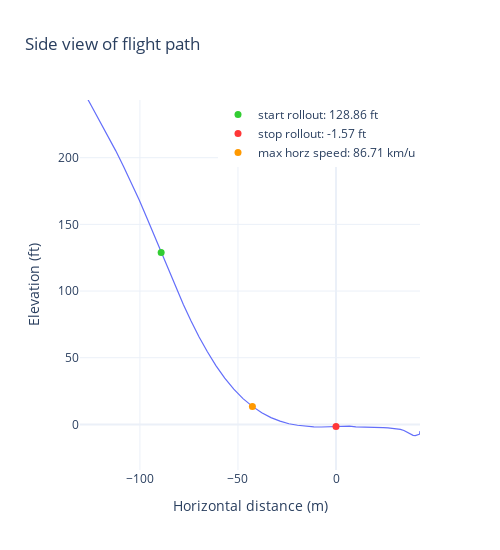

Notebook source saved alongside this figure:
### Markdown cell above
### Side View Of Flight Path

A profile view of the flight path: This perspective offers a clear observation of the landing's rollout, revealing the steepness and proximity to the gate during the approach. Additionally, it provides insight into the altitude at which the maneuver was initiated.

### Code cell
landing_viz.plt_side_view()

### Figure 1 — Plotly figure (JSON) as saved in the notebook; plotly's stock layout.template omitted (floating-point values rounded to 4 significant figures)
{"data": [{"hovertemplate": "Elevation: %{y:.2f} ft <extra></extra>", "line": {"color": "#636EFA", "width": 1.2}, "name": "Elevation", "showlegend": false, "type": "scatter", "x": [-213.5, -210.9, -208.4, -205.9, -203.2, -200.6, -198.0, -195.5, -193.0, -190.4, -187.8, -185.2, -182.6, -179.9, -177.1, -174.2, -171.3, -168.3, -165.3, -162.2, -159.0, -155.6, -152.2, -148.6, -144.8, -140.9, -136.9, -132.9, -128.8, -124.7, -120.6, -116.5, -112.4, -108.3, -104.3, -100.3, -96.53, -92.84, -89.16, -85.41, -81.65, -77.85, -73.91, -69.81, -65.57, -61.23, -56.74, -52.12, -47.41, -42.62, -37.85, -33.16, -28.53, -24.01, -19.61, -15.36, -11.29, -7.376, -3.609, 0, 3.466, 6.851, 10.12, 13.22, 16.16, 18.97, 21.62, 24.14, 26.53, 28.8, 30.92, 32.87, 34.64, 36.31, 37.91, 39.31, 40.42, 41.34, 42.07, 42.48, 42.69, 42.75, 42.8, 42.84], "y": [456.7, 456.3, 455.3, 454.0, 451.7, 448.8, 445.3, 441.3, 436.7, 431.1, 424.8, 417.9, 410.5, 402.5, 394.2, 385.3, 376.0, 366.3, 356.3, 346.1, 335.5, 324.9, 314.3, 303.7, 293.0, 282.3, 271.3, 260.5, 249.7, 238.8, 227.9, 216.8, 205.3, 193.3, 181.1, 168.3, 155.1, 142.1, 128.9, 115.6, 102.6, 89.87, 77.46, 65.55, 54.5, 44.1, 34.66, 26.38, 19.33, 13.5, 8.747, 5.082, 2.451, 0.4724, -0.6627, -1.371, -1.827, -1.959, -1.749, -1.568, -1.296, -1.322, -1.808, -2.07, -2.3, -2.438, -2.52, -2.464, -2.575, -2.848, -3.278, -3.809, -4.577, -5.794, -7.323, -8.261, -8.373, -8.153, -7.815, -7.392, -6.844, -5.856, -5.328, -4.961]}, {"marker": {"color": "#32CD32", "size": 7}, "mode": "markers", "name": "start rollout: 128.86 ft", "type": "scatter", "x": [-89.16], "y": [128.9]}, {"marker": {"color": "#FF3737", "size": 7}, "mode": "markers", "name": "stop rollout: -1.57 ft", "type": "scatter", "x": [0], "y": [-1.568]}, {"marker": {"color": "#FF9900", "size": 7}, "mode": "markers", "name": "max horz speed: 86.71 km/u", "type": "scatter", "x": [-42.62], "y": [13.5]}], "layout": {"height": 550, "hovermode": "x unified", "legend": {"x": 1, "xanchor": "right", "y": 1, "yanchor": "top"}, "title": {"text": "Side view of flight path"}, "width": 500, "xaxis": {"autorange": false, "range": [-130.5, 42.84], "title": {"text": "Horizontal distance (m)"}, "type": "linear"}, "yaxis": {"autorange": false, "range": [-34.21, 243.3], "title": {"text": "Elevation (ft)"}, "type": "linear"}}}
